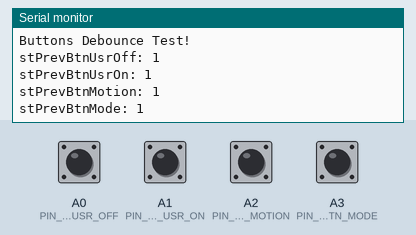
A sketch run on a simulated Arduino Uno, built with avr-gcc and run on an emulated ATmega328P. On the bench: the last lines printed to the serial monitor. The inputs (shaded band) are chosen by the test bench; at power-on: A0 (PIN_IN_BTN_USR_OFF), A1 (PIN_IN_BTN_USR_ON), A2 (PIN_IN_BTN_MOTION), A3 (PIN_IN_BTN_MODE) HIGH.

Above: at 1.2 s.
1.3 s: A0 (PIN_IN_BTN_USR_OFF) pulled LOW for 0.15 s
At 2.6 s:
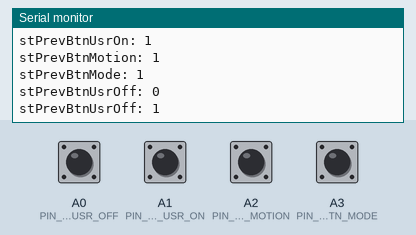
2.9 s: A1 (PIN_IN_BTN_USR_ON) pulled LOW for 0.15 s
At 4.2 s:
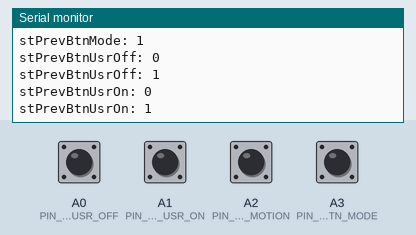
4.5 s: A2 (PIN_IN_BTN_MOTION) pulled LOW for 0.15 s
At 5.3 s:
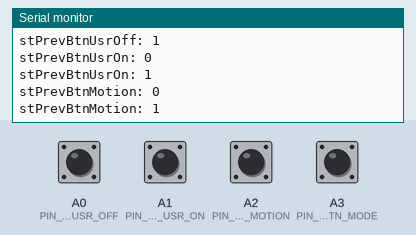
6.1 s: A3 (PIN_IN_BTN_MODE) pulled LOW for 0.15 s
At 7.8 s:
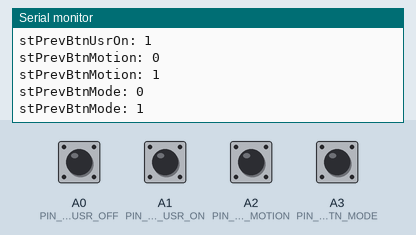

Measured:
- after the input at 1.3 s, the serial monitor: prints a new line after 0.10 s (image 1)
- after the input at 2.9 s, the serial monitor: prints a new line after 0.10 s (image 2)
- after the input at 4.5 s, the serial monitor: prints a new line after 0.10 s (image 3)
- after the input at 6.1 s, the serial monitor: prints a new line after 0.10 s (image 4)

The sketch:

ButtonDebounce.ino
```cpp
#include "Arduino.h"
#include "definitions.h"
#include "debBtns.h"

uint8_t gStPins[PIN_IN_BTN_QTY]{
  PIN_IN_BTN_USR_OFF,
  PIN_IN_BTN_USR_ON,
  PIN_IN_BTN_MOTION
};
// An array to hold debounced pin states.
bool gStDebStates[PIN_IN_BTN_QTY]{};


void setup() {
  // put your setup code here, to run once:
  pinMode(PIN_IN_BTN_USR_OFF, INPUT_PULLUP);
  pinMode(PIN_IN_BTN_USR_ON, INPUT_PULLUP);
  // const bool isEnabled = (ACTV_ST == LOW) ? !digitalRead(PIN_IN_BTN_USR_ON):digitalRead(PIN_IN_BTN_USR_ON);
  pinMode(PIN_IN_BTN_MOTION, INPUT_PULLUP);
  //const bool isEnabled = (ACTV_ST == LOW) ? !digitalRead(PIN_IN_BTN_MOTION):digitalRead(PIN_IN_BTN_MOTION);
  pinMode(PIN_IN_BTN_MODE, INPUT_PULLUP);

  btn_deb_Init(gStPins, gStDebStates);

  #ifdef DBG_ALL
  DBG_PORT.begin(DBG_BAUD);
  DBG_PORT.println(F("Buttons Debounce Test!"));
  #endif
}

void loop() {
  // put your main code here, to run repeatedly:
  // Debounce single pin start =====
  bool pinModeStRaw = digitalRead(PIN_IN_BTN_MODE);
  static bool pinModeStPrev{};
  static bool pinModeStDeb{};
  static uint8_t pinModeStSm{};
  static uint32_t pinModeTRef{};
  if(btn_deb_Btn(pinModeStRaw, &pinModeStPrev, &pinModeStDeb, &pinModeStSm, &pinModeTRef)){
    #ifdef DBG_ALL
    DBG_PORT.print(F("stPrevBtnMode: ")); DBG_PORT.println(pinModeStDeb);
    #endif
  }
  // Debounce single pin end   =====

  // Debounce multiple pins start =====
  btn_deb_Btns(gStPins, gStDebStates);
  static bool stPrevBtnUsrOff{};
  static bool stPrevBtnUsrOn{};
  static bool stPrevBtnMotion{};

  if(stPrevBtnUsrOff != gStDebStates[0]){
    #ifdef DBG_ALL
    DBG_PORT.print(F("stPrevBtnUsrOff: ")); DBG_PORT.println(gStDebStates[0]);
    #endif
    stPrevBtnUsrOff = gStDebStates[0];
  }

  if(stPrevBtnUsrOn != gStDebStates[1]){
    #ifdef DBG_ALL
    DBG_PORT.print(F("stPrevBtnUsrOn: ")); DBG_PORT.println(gStDebStates[1]);
    #endif
    stPrevBtnUsrOn = gStDebStates[1];
  }

  if(stPrevBtnMotion != gStDebStates[2]){
    #ifdef DBG_ALL
    DBG_PORT.print(F("stPrevBtnMotion: ")); DBG_PORT.println(gStDebStates[2]);
    #endif
    stPrevBtnMotion = gStDebStates[2];
  }
  // Debounce multiple pins end   =====

}
```

debBtns.h
```cpp
#ifndef DEBBTNS_H
#define DEBBTNS_H
#include "definitions.h"

// Debounces the state of a pin.
// Returns true if there is a new debounced state.
// stRaw: raw input from button
// stPrev: pointer to a boolean where the prev debounced state is stored (should be static).
// stDeb: pointer to a boolean where the new debounced state will be stored (should be static).
// st: pointer to a uint8_t var where the state machine state is kept (should be static).
// tRef: pointer to timer var (should be static).
bool btn_deb_Btn(bool stRaw, bool* stPrev, bool* stDeb, uint8_t* st, uint32_t* tRef){
  bool isNewSt{};
  switch (*st)
  {
    case 0:
      if(*stPrev != stRaw){
        *tRef = millis();
        *st = 1;
      }
      break;
    case 1:
      if(*stPrev == stRaw){
        *st = 0;
      }
      else if(millis() - *tRef > 100){ // const uint32_t TSPAN_BTNDEBOUNCE = 100;
        *stPrev = stRaw;
        *stDeb = stRaw;
        isNewSt = true;
        *st = 0;
      }
      break;
    default:
      break;
  }
  return isNewSt;
}

// Debounces the states of multiple pins.
// pins: pointer to an array of pins.
// statesDeb: pointer to an array of uint8_t where the debounced states will be stored.
void btn_deb_Btns(uint8_t* pins, bool* statesDeb){
  static bool statesPrev[PIN_IN_BTN_QTY]{};
  static uint8_t statesSm[PIN_IN_BTN_QTY]{};
  static uint32_t tRefs[PIN_IN_BTN_QTY]{};
  for (uint8_t i=0; i<PIN_IN_BTN_QTY; i++) {
    btn_deb_Btn(digitalRead(*(pins+i)), &statesPrev[i], statesDeb+i, &statesSm[i], &tRefs[i]);
  }
}

// Initializes the states of multiple buttons at boot.
// pins: pointer to an array of pins.
// statesDeb: pointer to an array of uint8_t where the debounced states will be stored.
void btn_deb_Init(uint8_t* pins, bool* statesDeb){
  for (uint8_t i=0; i<PIN_IN_BTN_QTY; i++) {
    *(statesDeb+i) = digitalRead(*(pins+i));
  }
}
#endif
```

definitions.h
```cpp
#ifndef DEFINITIONS_H
#define DEFINITIONS_H

#define DBG_ALL

#ifdef DBG_ALL
#define DBG_PORT Serial
#define DBG_BAUD 9600
#endif

const uint8_t PIN_IN_BTN_QTY = 3;

const uint8_t PIN_IN_BTN_USR_OFF = A0;

const uint8_t PIN_IN_BTN_USR_ON = A1;
const bool ACTVST_BTN_USR_ON = LOW;

const uint8_t PIN_IN_BTN_MOTION = A2;
const bool ACTVST_BTN_MOTION = LOW;

const uint8_t PIN_IN_BTN_MODE = A3;
#endif
```
